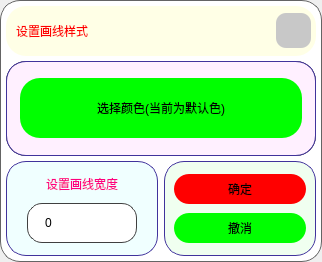
<?xml version="1.0" encoding="UTF-8"?>
<ui version="4.0">
 <class>Form</class>
 <widget class="QWidget" name="Form">
  <property name="geometry">
   <rect>
    <x>0</x>
    <y>0</y>
    <width>322</width>
    <height>262</height>
   </rect>
  </property>
  <property name="windowTitle">
   <string>Form</string>
  </property>
  <layout class="QHBoxLayout" name="horizontalLayout">
   <property name="spacing">
    <number>0</number>
   </property>
   <property name="leftMargin">
    <number>0</number>
   </property>
   <property name="topMargin">
    <number>0</number>
   </property>
   <property name="rightMargin">
    <number>0</number>
   </property>
   <property name="bottomMargin">
    <number>0</number>
   </property>
   <item>
    <widget class="QFrame" name="frame">
     <property name="styleSheet">
      <string notr="true">QFrame {
	background-color: rgb(255, 255, 255);
	border: 1px solid rgb(100, 100, 100);	
	border-radius: 20px;
}
</string>
     </property>
     <property name="frameShape">
      <enum>QFrame::StyledPanel</enum>
     </property>
     <property name="frameShadow">
      <enum>QFrame::Raised</enum>
     </property>
     <layout class="QVBoxLayout" name="verticalLayout">
      <property name="spacing">
       <number>5</number>
      </property>
      <property name="leftMargin">
       <number>5</number>
      </property>
      <property name="topMargin">
       <number>5</number>
      </property>
      <property name="rightMargin">
       <number>5</number>
      </property>
      <property name="bottomMargin">
       <number>5</number>
      </property>
      <item>
       <widget class="QFrame" name="frame_2">
        <property name="maximumSize">
         <size>
          <width>16777215</width>
          <height>50</height>
         </size>
        </property>
        <property name="styleSheet">
         <string notr="true">QFrame {
	background-color: rgb(255, 255, 230);
	border: none;	
	border-radius: 20px;
}
</string>
        </property>
        <property name="frameShape">
         <enum>QFrame::StyledPanel</enum>
        </property>
        <property name="frameShadow">
         <enum>QFrame::Raised</enum>
        </property>
        <layout class="QHBoxLayout" name="horizontalLayout_2">
         <property name="spacing">
          <number>0</number>
         </property>
         <property name="leftMargin">
          <number>10</number>
         </property>
         <property name="topMargin">
          <number>0</number>
         </property>
         <property name="rightMargin">
          <number>5</number>
         </property>
         <property name="bottomMargin">
          <number>0</number>
         </property>
         <item>
          <widget class="QLabel" name="label_2">
           <property name="minimumSize">
            <size>
             <width>0</width>
             <height>30</height>
            </size>
           </property>
           <property name="maximumSize">
            <size>
             <width>16777215</width>
             <height>30</height>
            </size>
           </property>
           <property name="styleSheet">
            <string notr="true">font: 700 18pt &quot;等线&quot;;
color: rgb(255, 0, 0);
border: none;</string>
           </property>
           <property name="text">
            <string>设置画线样式</string>
           </property>
          </widget>
         </item>
         <item>
          <widget class="QPushButton" name="Btn_close_window">
           <property name="minimumSize">
            <size>
             <width>35</width>
             <height>35</height>
            </size>
           </property>
           <property name="maximumSize">
            <size>
             <width>35</width>
             <height>35</height>
            </size>
           </property>
           <property name="styleSheet">
            <string notr="true">QPushButton {
	border: none;
	border-radius: 10px;
	background-color: rgb(200, 200, 200);
	text-align: center;
}

QPushButton:hover {
	border: 2px solid rgb(255, 85, 0);
}

QPushButton:pressed {
	background-color: rgb(121, 121, 121)
}</string>
           </property>
           <property name="text">
            <string/>
           </property>
           <property name="icon">
            <iconset resource="../resource.qrc">
             <normaloff>:/icon/icons/关闭 (1).svg</normaloff>:/icon/icons/关闭 (1).svg</iconset>
           </property>
           <property name="iconSize">
            <size>
             <width>35</width>
             <height>35</height>
            </size>
           </property>
          </widget>
         </item>
        </layout>
       </widget>
      </item>
      <item>
       <widget class="QFrame" name="frame_3">
        <property name="styleSheet">
         <string notr="true">QFrame {
	background-color: rgb(13, 9, 36);
	border: none;	
	border-radius: 20px;
}
</string>
        </property>
        <property name="frameShape">
         <enum>QFrame::StyledPanel</enum>
        </property>
        <property name="frameShadow">
         <enum>QFrame::Raised</enum>
        </property>
        <layout class="QHBoxLayout" name="horizontalLayout_3">
         <property name="leftMargin">
          <number>0</number>
         </property>
         <property name="topMargin">
          <number>0</number>
         </property>
         <property name="rightMargin">
          <number>0</number>
         </property>
         <property name="bottomMargin">
          <number>0</number>
         </property>
         <item>
          <widget class="QFrame" name="frame_5">
           <property name="styleSheet">
            <string notr="true">QFrame {
	background-color: rgb(255, 240, 255);
	border: 1px solid rgb(65, 51, 156);
	border-radius: 20px;
}
QFrame:hover {
	border: 2px solid rgb(255, 85, 0);
}</string>
           </property>
           <property name="frameShape">
            <enum>QFrame::StyledPanel</enum>
           </property>
           <property name="frameShadow">
            <enum>QFrame::Raised</enum>
           </property>
           <layout class="QVBoxLayout" name="verticalLayout_2">
            <property name="leftMargin">
             <number>13</number>
            </property>
            <property name="rightMargin">
             <number>13</number>
            </property>
            <item>
             <widget class="QPushButton" name="Btn_change_color">
              <property name="minimumSize">
               <size>
                <width>0</width>
                <height>60</height>
               </size>
              </property>
              <property name="maximumSize">
               <size>
                <width>16777215</width>
                <height>60</height>
               </size>
              </property>
              <property name="styleSheet">
               <string notr="true">QPushButton{	
	background-color: rgb(0, 255, 0);
	font: 700 18pt &quot;等线&quot;;
	border-radius: 20px;
}
QPushButton:hover{
	border: 3px solid rgb(255, 200, 0);  
}
QPushButton:pressed{
	color: green;
	border-color: rgb(255, 0, 0);
    background-color: rgb(255, 255, 0);
}
QPushButton:disabled{
	color: rgb(31, 31, 31);
    background-color: rgb(152, 152, 152);
}</string>
              </property>
              <property name="text">
               <string>选择颜色(当前为默认色)</string>
              </property>
             </widget>
            </item>
           </layout>
          </widget>
         </item>
        </layout>
       </widget>
      </item>
      <item>
       <widget class="QFrame" name="frame_4">
        <property name="styleSheet">
         <string notr="true">QFrame {
	border: none;	
	border-radius: 20px;
}
</string>
        </property>
        <property name="frameShape">
         <enum>QFrame::StyledPanel</enum>
        </property>
        <property name="frameShadow">
         <enum>QFrame::Raised</enum>
        </property>
        <layout class="QHBoxLayout" name="horizontalLayout_4">
         <property name="leftMargin">
          <number>0</number>
         </property>
         <property name="topMargin">
          <number>0</number>
         </property>
         <property name="rightMargin">
          <number>0</number>
         </property>
         <property name="bottomMargin">
          <number>0</number>
         </property>
         <item>
          <widget class="QFrame" name="frame_7">
           <property name="styleSheet">
            <string notr="true">QFrame {
	background-color: rgb(240, 255, 255);
	border: 1px solid rgb(65, 51, 156);
	border-radius: 20px;
}
QFrame:hover {
	border: 2px solid rgb(255, 85, 0);
}</string>
           </property>
           <property name="frameShape">
            <enum>QFrame::StyledPanel</enum>
           </property>
           <property name="frameShadow">
            <enum>QFrame::Raised</enum>
           </property>
           <layout class="QVBoxLayout" name="verticalLayout_4">
            <item alignment="Qt::AlignHCenter">
             <widget class="QLabel" name="label_4">
              <property name="minimumSize">
               <size>
                <width>0</width>
                <height>20</height>
               </size>
              </property>
              <property name="maximumSize">
               <size>
                <width>16777215</width>
                <height>20</height>
               </size>
              </property>
              <property name="styleSheet">
               <string notr="true">font: 700 14pt &quot;等线&quot;;
color: rgb(255, 0, 127);
border: none;</string>
              </property>
              <property name="text">
               <string>设置画线宽度</string>
              </property>
             </widget>
            </item>
            <item alignment="Qt::AlignHCenter">
             <widget class="QSpinBox" name="spinBox_linewidth">
              <property name="minimumSize">
               <size>
                <width>110</width>
                <height>40</height>
               </size>
              </property>
              <property name="maximumSize">
               <size>
                <width>110</width>
                <height>40</height>
               </size>
              </property>
              <property name="styleSheet">
               <string notr="true">QSpinBox {
    padding-top: 2px;
    padding-bottom: 2px;
	padding-left: 15px;
    padding-right: 10px;
    border: 1px solid rgb(64,64,64);
    border-radius: 15px;
	color: rgb(0,0,0);
    background-color: rgb(255,255,255);
	selection-color: rgb(255,0,0);
	selection-background-color: rgb(83,121,180);	
	font: 700 20pt &quot;等线&quot;;
}

QSpinBox:hover {
    background-color: rgb(240,240,240);
}

QSpinBox::up-button { /* 向上按钮 */
	subcontrol-origin: border; /* 起始位置 */
	subcontrol-position: top right; /* 居于右上角 */
	border: none;
	width: 30px;
}

QSpinBox::up-button:hover {
	border: none;
}

QSpinBox::up-arrow { /* 向上箭头 */
	width: 20px;
	image: url(:/图标/icons/上.svg);
}

QSpinBox::up-arrow:hover {
}

QSpinBox::up-arrow:disabled, QSpinBox::up-arrow:off {
	
}

QSpinBox::down-button { /* 向下按钮 */
	subcontrol-origin: border;
	subcontrol-position: bottom right;
	border: none;
	width: 30px;
}

QSpinBox::down-button:hover {
	border: none;
}

QSpinBox::down-arrow { /* 向下箭头 */
	width: 20px;
	image: url(:/图标/icons/下.svg);
}

QSpinBox::down-arrow:hover {
	
}

QSpinBox::down-arrow:disabled, QSpinBox::down-arrow:off {
	
}</string>
              </property>
             </widget>
            </item>
           </layout>
          </widget>
         </item>
         <item>
          <widget class="QFrame" name="frame_8">
           <property name="styleSheet">
            <string notr="true">QFrame {
	background-color: rgb(240, 255, 240);
	border: 1px solid rgb(65, 51, 156);
	border-radius: 20px;
}
QFrame:hover {
	border: 2px solid rgb(255, 85, 0);
}</string>
           </property>
           <property name="frameShape">
            <enum>QFrame::StyledPanel</enum>
           </property>
           <property name="frameShadow">
            <enum>QFrame::Raised</enum>
           </property>
           <layout class="QVBoxLayout" name="verticalLayout_5">
            <item>
             <widget class="QPushButton" name="Btn_linewidth_check">
              <property name="minimumSize">
               <size>
                <width>0</width>
                <height>30</height>
               </size>
              </property>
              <property name="maximumSize">
               <size>
                <width>16777215</width>
                <height>30</height>
               </size>
              </property>
              <property name="styleSheet">
               <string notr="true">QPushButton{	
	background-color: rgb(255, 0, 0);
	font: 700 18pt &quot;等线&quot;;
	border-radius: 15px;
}
QPushButton:hover{
	border: 3px solid rgb(255, 200, 0);  
}
QPushButton:pressed{
	color: green;
	border-color: blueviolet;
    background-color: rgb(85, 0, 255);
}
QPushButton:disabled{
	color: rgb(31, 31, 31);
    background-color: rgb(152, 152, 152);
}</string>
              </property>
              <property name="text">
               <string>确定</string>
              </property>
             </widget>
            </item>
            <item>
             <widget class="QPushButton" name="Btn_previous_step">
              <property name="minimumSize">
               <size>
                <width>0</width>
                <height>30</height>
               </size>
              </property>
              <property name="maximumSize">
               <size>
                <width>16777215</width>
                <height>30</height>
               </size>
              </property>
              <property name="styleSheet">
               <string notr="true">QPushButton{	
	background-color: rgb(0, 255, 0);
	font: 700 18pt &quot;等线&quot;;
	border-radius: 15px;
}
QPushButton:hover{
	border: 3px solid rgb(255, 200, 0);  
}
QPushButton:pressed{
	color: green;
	border-color: rgb(255, 0, 0);
    background-color: rgb(255, 255, 0);
}
QPushButton:disabled{
	color: rgb(31, 31, 31);
    background-color: rgb(152, 152, 152);
}</string>
              </property>
              <property name="text">
               <string>撤消</string>
              </property>
             </widget>
            </item>
           </layout>
          </widget>
         </item>
        </layout>
       </widget>
      </item>
     </layout>
    </widget>
   </item>
  </layout>
 </widget>
 <resources>
  <include location="../resource.qrc"/>
 </resources>
 <connections>
  <connection>
   <sender>Btn_close_window</sender>
   <signal>clicked()</signal>
   <receiver>Form</receiver>
   <slot>close()</slot>
   <hints>
    <hint type="sourcelabel">
     <x>279</x>
     <y>24</y>
    </hint>
    <hint type="destinationlabel">
     <x>192</x>
     <y>-10</y>
    </hint>
   </hints>
  </connection>
 </connections>
</ui>
